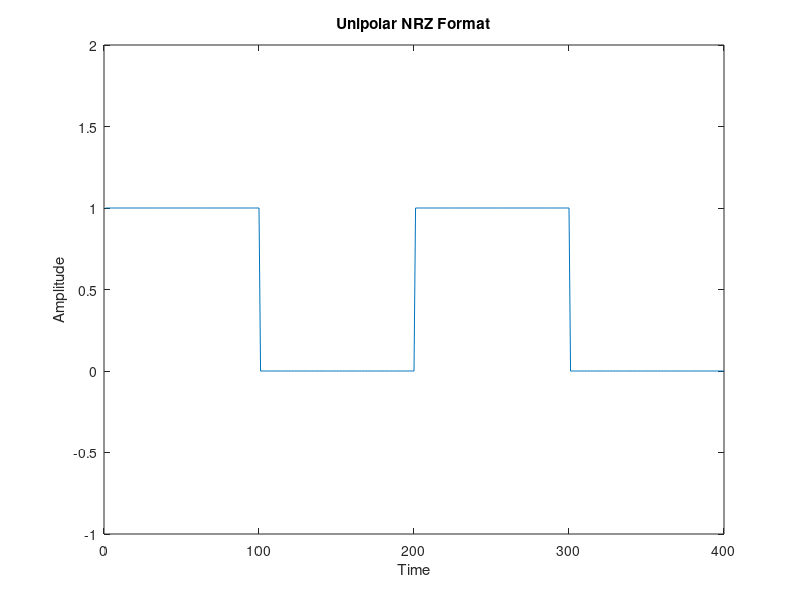

Write MATLAB code to recreate this figure.
%Unipolar NRZ line coding
clear all;
close all;
td=1:400;
s=[1 0 1 0];
d=s'*ones(1,100);
d=d';
d=d(:);
plot(td,d);
axis([0 400 -1 2]);
xlabel('Time');
ylabel('Amplitude');
title('Unipolar NRZ Format');
